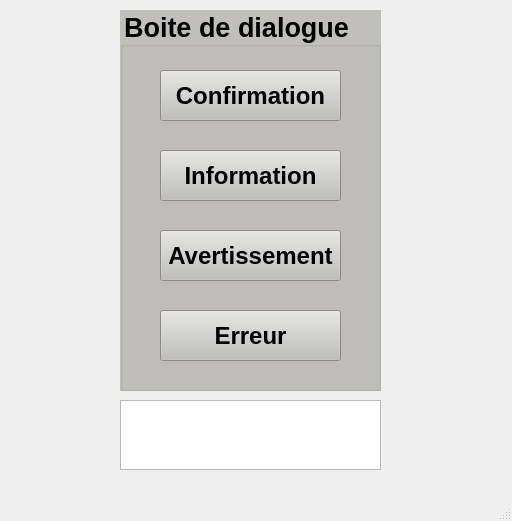
<?xml version="1.0" encoding="UTF-8"?>
<ui version="4.0">
 <class>MainWindow</class>
 <widget class="QMainWindow" name="MainWindow">
  <property name="geometry">
   <rect>
    <x>0</x>
    <y>0</y>
    <width>512</width>
    <height>521</height>
   </rect>
  </property>
  <property name="windowTitle">
   <string>MainWindow</string>
  </property>
  <widget class="QWidget" name="centralwidget">
   <widget class="QTextEdit" name="textEdithistorique">
    <property name="geometry">
     <rect>
      <x>120</x>
      <y>400</y>
      <width>261</width>
      <height>70</height>
     </rect>
    </property>
   </widget>
   <widget class="QGroupBox" name="groupBox">
    <property name="geometry">
     <rect>
      <x>120</x>
      <y>10</y>
      <width>261</width>
      <height>381</height>
     </rect>
    </property>
    <property name="font">
     <font>
      <pointsize>20</pointsize>
      <weight>75</weight>
      <italic>false</italic>
      <bold>true</bold>
     </font>
    </property>
    <property name="styleSheet">
     <string notr="true">
background-color: rgb(192, 191, 188);</string>
    </property>
    <property name="title">
     <string>Boite de dialogue</string>
    </property>
    <widget class="QPushButton" name="pushButton">
     <property name="geometry">
      <rect>
       <x>40</x>
       <y>60</y>
       <width>181</width>
       <height>51</height>
      </rect>
     </property>
     <property name="font">
      <font>
       <pointsize>18</pointsize>
       <weight>75</weight>
       <italic>false</italic>
       <bold>true</bold>
      </font>
     </property>
     <property name="text">
      <string>Confirmation</string>
     </property>
    </widget>
    <widget class="QPushButton" name="pushButton_2">
     <property name="geometry">
      <rect>
       <x>40</x>
       <y>300</y>
       <width>181</width>
       <height>51</height>
      </rect>
     </property>
     <property name="font">
      <font>
       <pointsize>18</pointsize>
       <weight>75</weight>
       <italic>false</italic>
       <bold>true</bold>
      </font>
     </property>
     <property name="text">
      <string>Erreur</string>
     </property>
    </widget>
    <widget class="QPushButton" name="pushButton_3">
     <property name="geometry">
      <rect>
       <x>40</x>
       <y>220</y>
       <width>181</width>
       <height>51</height>
      </rect>
     </property>
     <property name="font">
      <font>
       <pointsize>18</pointsize>
       <weight>75</weight>
       <italic>false</italic>
       <bold>true</bold>
      </font>
     </property>
     <property name="text">
      <string>Avertissement</string>
     </property>
    </widget>
    <widget class="QPushButton" name="pushButton_4">
     <property name="geometry">
      <rect>
       <x>40</x>
       <y>140</y>
       <width>181</width>
       <height>51</height>
      </rect>
     </property>
     <property name="font">
      <font>
       <pointsize>18</pointsize>
       <weight>75</weight>
       <italic>false</italic>
       <bold>true</bold>
      </font>
     </property>
     <property name="text">
      <string>Information</string>
     </property>
    </widget>
   </widget>
  </widget>
  <widget class="QMenuBar" name="menubar">
   <property name="geometry">
    <rect>
     <x>0</x>
     <y>0</y>
     <width>512</width>
     <height>22</height>
    </rect>
   </property>
  </widget>
  <widget class="QStatusBar" name="statusbar"/>
 </widget>
 <resources/>
 <connections/>
</ui>
